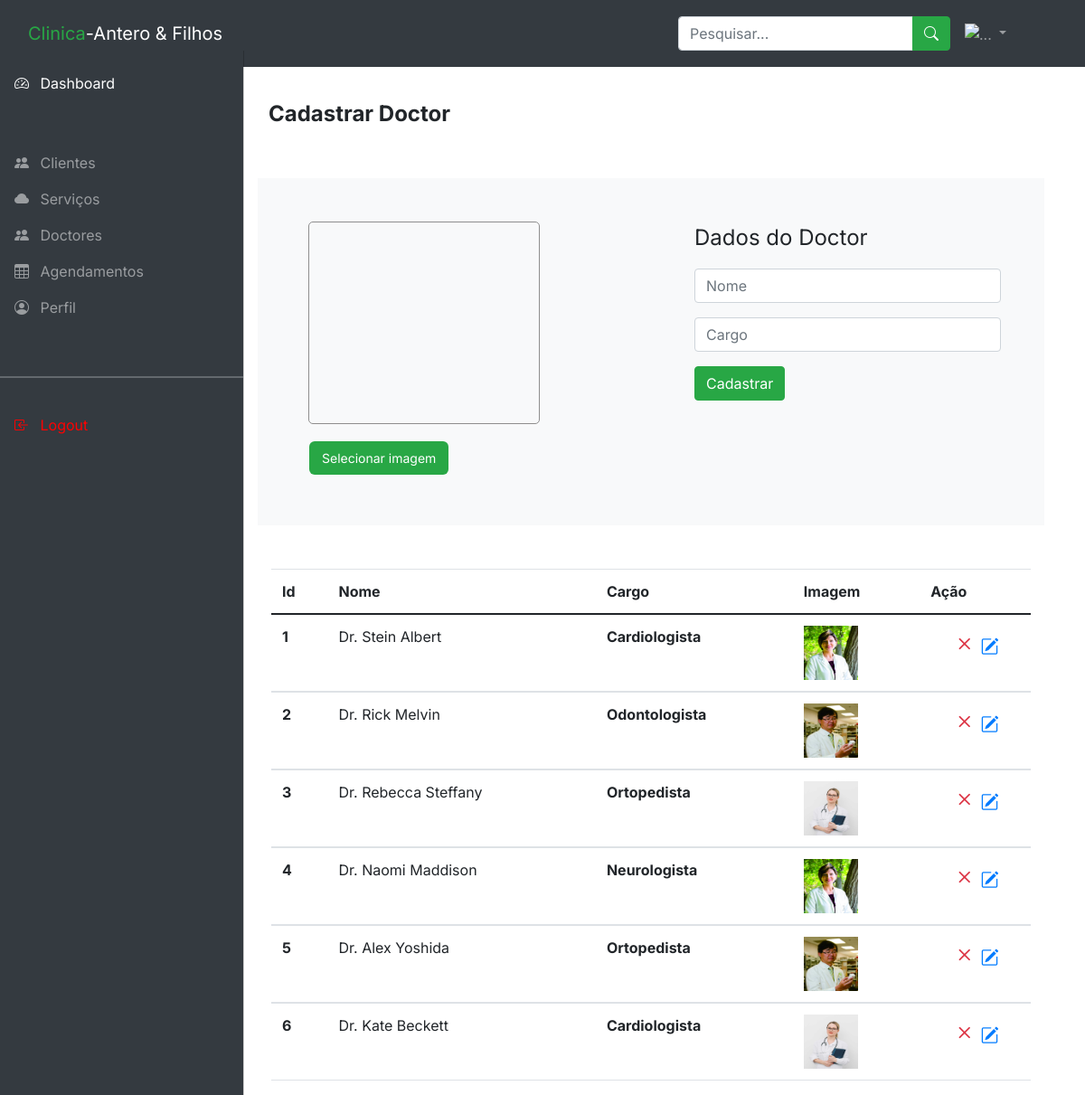
The app's page /admin/cadastraDoutor.php (signed in) with its own data.
### tables this page shows
CREATE TABLE `medico` (
  `idMedico` int(11) NOT NULL,
  `nome` varchar(70) DEFAULT NULL,
  `area` varchar(70) DEFAULT NULL,
  `img` varchar(70) DEFAULT NULL
);

### admin/cadastraDoutor.php (the view, shortened to what this page needs)
<?php
  require_once "php/conn.php";
  require_once "php/head.php";
?>
    <main class="mt-5 pt-3">
      <div class="container-fluid">
        <div class="row container">
        <div class="row">
          <div class="col-md-12 mt-5">
            <h4><b>Cadastrar Doctor</b></h4>
          </div>
        </div>
          <div class="container">
            <div >
              <form class="row bg-light mt-5" action="http://localhost/clinicaaf/admin/processa.php" method="post" enctype="multipart/form-data">
                <div class="col p-5">
                  <div id="prever">
                  </div>
                  <div style="padding: 1.2em 0 0 9px">
                    <label for="arquivo" class="bg-success" style="padding: 8px 1em; font-size: 14px; color: #fff; border-radius: 6px; cursor: pointer;" id="mostrarFoto">Selecionar imagem</label>
                  </div>
                </div>
                <div class="col p-5">
                  <p class="fs-4">Dados do Doctor</p>
                  <div class="mb-3">
                    <input type="text" name="nome" class="form-control" id="exampleFormControlInput1" placeholder="Nome">
                  </div>
                  <div class="mb-3">
                    <input type="text" name="cargo" class="form-control" id="exampleFormControlInput1" placeholder="Cargo">
                  </div>
                  <button type="submit" name="cadDoc" class="btn btn-success">Cadastrar</button>
                </div>
              </form>
            </div>
            <table class="table mt-5">
              <thead>
                <tr>
                  <th scope="col">Id</th>
                  <th scope="col">Nome</th>
                  <th scope="col">Cargo</th>
                  <th scope="col">Imagem</th>
                  <th scope="col">Ação</th>
                </tr>
              </thead>
                <?php
                  $query = $conexao->prepare("SELECT * FROM medico");
                  if($query->execute()) {
                    foreach($query->fetchAll() as $result) {
                ?>
              <tbody>
                 <tr>
                  <th scope="row"><?php echo $result['idMedico'] ?></th>
                  <td><?php echo $result['nome'] ?></td>
                  <th><?php echo $result['area'] ?></th>
                  <td class="altImg">
                    <div style="width: 60px;height: 60px;">
                      <img src="upload/doctors/<?php echo $result['img'] ?>" class="w-100 h-100" />
                    </div>
                  </td>
                  <th class="text-center">
                    <a href="cadastraDoutor.php?delete=<?php echo $result['idMedico'] ?>"><i class="bi bi-x text-danger fs-3"></i></a>
                    <a href="editDoc.php?alt=<?php echo $result['idMedico'] ?>"><i class="bi bi-pencil-square fs-5 text-primary"></i></a>
                  </th>
                </tr>
              </tbody>
              <?php } } ?>
            </table>
            </div>
          </div>
        </div>
    </main>
  </body>
</html>

### admin/php/head.php (shortened to what this page needs)
<!DOCTYPE html>
<html lang="en">
  <head>
    <link rel="stylesheet" href="css/bootstrap.min.copy.css" />
    <link rel="stylesheet" href="css/bootstrap.copy.css" />
    <link
      rel="stylesheet"
      href="https://cdn.jsdelivr.net/npm/bootstrap-icons@1.4.1/font/bootstrap-icons.css"
    />
    <link rel="stylesheet" href="css/dataTables.bootstrap5.min.css" />
    <link rel="stylesheet" href="css/style.css" />
    <link rel="stylesheet" href="font/bootstrap-icons.css">
    <link rel="stylesheet" href="css/cd.css">
  </head>
  <body>
    <nav class="navbar navbar-expand-lg navbar-dark bg-dark fixed-top py-3">
      <div class="container-fluid">
        <a class="navbar-brand" href="#"><span class="text-success">Clinica</span>-Antero & Filhos</a>
        <div class="collapse navbar-collapse" id="topNavBar">
          <form class="d-flex ms-auto my-3 my-lg-0">
            <div class="input-group">
              <input
                class="form-control"
                type="search"
                placeholder="Pesquisar..."
                aria-label="Search"
              />
              <button class="btn btn-success" type="submit">
                <i class="bi bi-search"></i>
              </button>
            </div>
          </form>
          <ul class="navbar-nav">
            <li class="nav-item dropdown">
              <a
                class="nav-link dropdown-toggle ms-2"
                href="#"
                role="button"
                data-bs-toggle="dropdown"
                aria-expanded="false"
                style="width: 110px;"
              >
              <img src="upload/admin/<?php echo $_SESSION['photo'] ?>" class="w-25"   alt="...">
              </a>
            </li>
          </ul>
        </div>
      </div>
    </nav>
    <div
      class="offcanvas offcanvas-start sidebar-nav bg-dark"
      tabindex="-1"
      id="sidebar"
    >
      <div class="offcanvas-body p-0">
        <nav class="navbar-dark">
          <ul class="navbar-nav">
            <li>
              <a href="index.php" class="nav-link px-3 active mb-5 mt-3">
                <span class="me-2"><i class="bi bi-speedometer2"></i></span>
                <span>Dashboard</span>
              </a>
            </li>
            <li>
              <a href="cliente.php" class="nav-link px-3">
                <span class="me-2"><i class="bi bi-people-fill"></i></span>
                <span>Clientes</span>
              </a>
            </li>
            <li>
              <a href="servico.php" class="nav-link px-3">
                <span class="me-2"><i class="bi bi-cloud-fill"></i></span>
                <span>Serviços</span>
              </a>
            </li>
            <li>
              <a href="cadastraDoutor.php" class="nav-link px-3">
                <span class="me-2"><i class="bi bi-people-fill"></i></span>
                <span>Doctores</span>
              </a>
            </li>
            <li>
              <a href="agendamento.php" class="nav-link px-3">
                <span class="me-2"><i class="bi bi-table"></i></span>
                <span>Agendamentos</span>
              </a>
            </li>
            <li>
              <a href="cadastAdmin.php" class="nav-link px-3">
                <span class="me-2"><i class="bi bi-person-circle"></i></span>
                <span>Perfil</span>
              </a>
            </li>
            <li class="my-4 mt-5"><hr class="dropdown-divider bg-light"/></li>
            <li>
              <a href="http://localhost/clinicaaf/admin/php/logout.php"  style="color: red;" class="nav-link px-3">
                <span class="me-2"><i class="bi bi-box-arrow-in-left"></i></span>
                <span>Logout</span>
              </a>
            </li>
          </ul>
        </nav>
      </div>
    </div>

### admin/css/style.css (style rules this page uses)
body, button { font-family: "Inter", sans-serif; }
:root { --offcanvas-width: 270px; --topNavbarHeight: 56px; }
.sidebar-nav { width: var(--offcanvas-width); }
@media (min-width: 992px) { body { overflow: auto !important; } }
@media (min-width: 992px) { main { margin-left: var(--offcanvas-width); } }
@media (min-width: 992px) { .sidebar-nav { -webkit-transform: none; transform: none; visibility: visible !important; height: calc(100% - var(--topNavbarHeight)); top: var(--topNavbarHeight); } }

### admin/css/cd.css (style rules this page uses)
#prever { width: 16rem; height: 14rem; position: relative; border: 1px solid rgb(143, 142, 142); margin-left: 0.5rem; border-radius: 5px; }

### admin/cadastraDoutor.php (style rules this page uses)
.altImg { position: relative; }

### records on screen
medico: idMedico "1", nome "Dr. Stein Albert", area "Cardiologista", img (picture)
medico: idMedico "2", nome "Dr. Rick Melvin", area "Odontologista", img (picture)
medico: idMedico "3", nome "Dr. Rebecca Steffany", area "Ortopedista", img (picture)
medico: idMedico "4", nome "Dr. Naomi Maddison", area "Neurologista", img (picture)
medico: idMedico "5", nome "Dr. Alex Yoshida", area "Ortopedista", img (picture)
medico: idMedico "6", nome "Dr. Kate Beckett", area "Cardiologista", img (picture)
